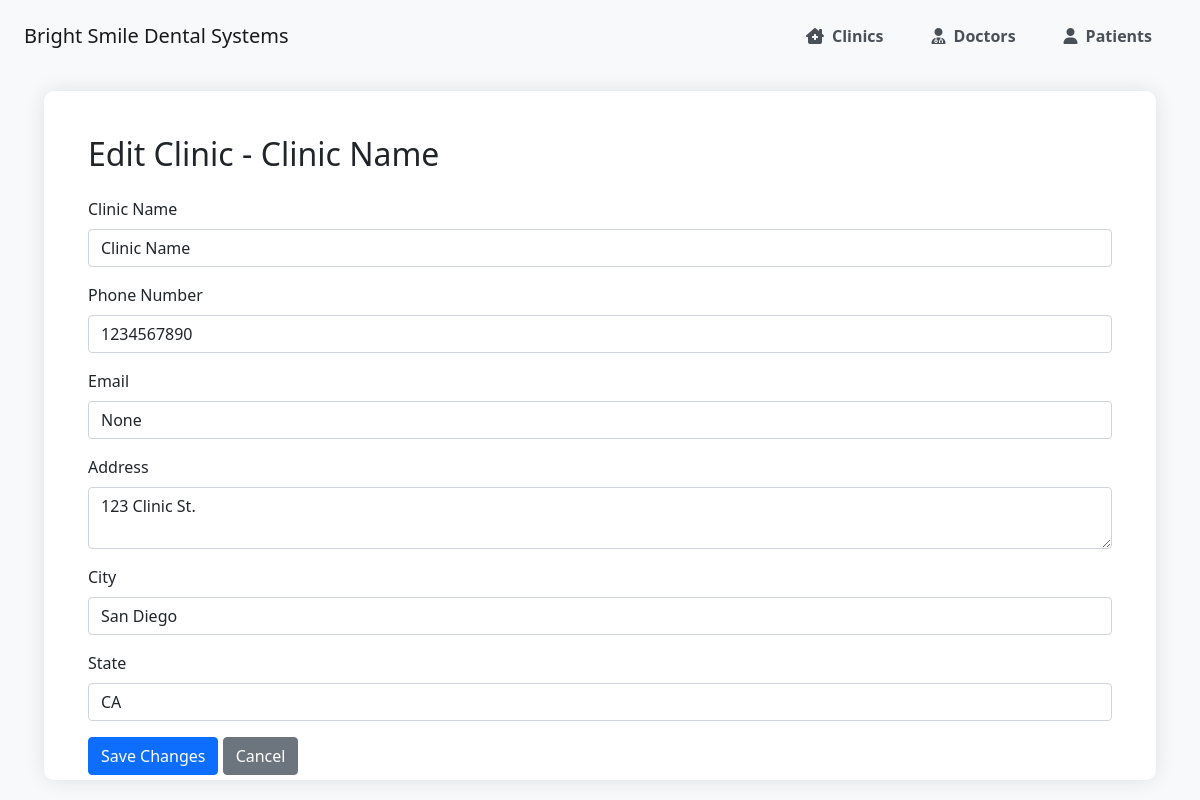
Page /management/clinics/1/edit/ (signed in) on the committed database.
### staff_patient_management/models.py (models this page shows, shortened)
class Clinic(models.Model):
    name = models.CharField(max_length=100)
    phone_number = models.CharField(max_length=15)
    email = models.EmailField(null=True, blank=True)
    city = models.CharField(max_length=50)
    state = models.CharField(max_length=50)
    address = models.TextField()

### staff_patient_management/views.py (the view, shortened to what this page needs)
# urls.py: path('clinics/<int:id>/edit/', views.edit_clinic_view, name='edit_clinic'),
@login_required
def edit_clinic_view(request, id):
    clinic = get_object_or_404(Clinic, id=id)
    return render(request, 'edit_clinic.html', {'clinic': clinic})

### staff_patient_management/templates/edit_clinic.html (shortened to what this page needs)
{% extends 'base.html' %}
{% block content %}
<div class="container mt-4">
    <h2 class="mb-4">Edit Clinic - {{ clinic.name }}</h2>
    <form method="POST">
        <div class="mb-3">
            <label for="name" class="form-label">Clinic Name</label>
            <input type="text" class="form-control" id="name" name="name" value="{{ clinic.name }}" required>
        </div>
        <div class="mb-3">
            <label for="phone_number" class="form-label">Phone Number</label>
            <input type="text" class="form-control" id="phone_number" name="phone_number" value="{{ clinic.phone_number }}" required>
        </div>
        <div class="mb-3">
            <label for="email" class="form-label">Email</label>
            <input type="email" class="form-control" id="email" name="email" value="{{ clinic.email }}">
        </div>
        <div class="mb-3">
            <label for="address" class="form-label">Address</label>
            <textarea class="form-control" id="address" name="address" required>{{ clinic.address }}</textarea>
        </div>
        <div class="mb-3">
            <label for="city" class="form-label">City</label>
            <input type="text" class="form-control" id="city" name="city" value="{{ clinic.city }}" required>
        </div>
        <div class="mb-3">
            <label for="state" class="form-label">State</label>
            <input type="text" class="form-control" id="state" name="state" value="{{ clinic.state }}" required>
        </div>
        <button type="submit" class="btn btn-primary">Save Changes</button>
        <a href="{% url 'clinic_detail' clinic.id %}" class="btn btn-secondary">Cancel</a>
    </form>
</div>
{% endblock %}

### staff_patient_management/templates/base.html (style rules this page uses)
body { font-family: 'Segoe UI', Tahoma, Geneva, Verdana, sans-serif; background-color: #f8f9fa; }

### rows in the picture
Clinic: name "Clinic Name", phone_number "1234567890", email "None", address "123 Clinic St.", city "San Diego", state "CA"
